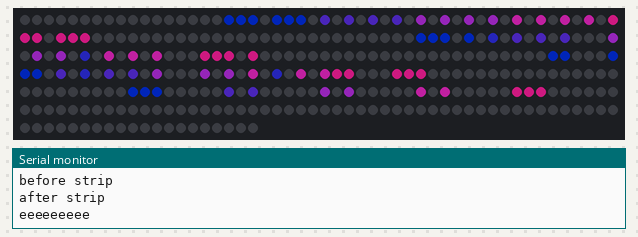
This sketch was run on a simulated ESP32. Shown: 320 RGB LEDs in strip order, left to right, continuing on the next row, the last lines printed to the serial monitor. Dim RGB values are drawn brighter than linear.

Above: at 0.5 s.
At 22.6 s:
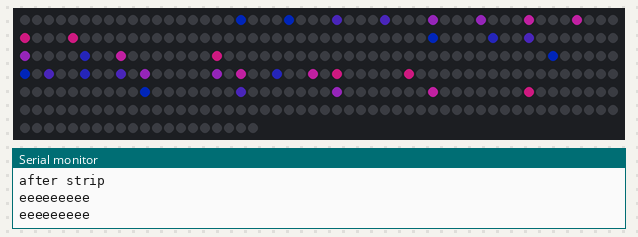

The sketch:

20240108_ws2812_number.ino
```cpp
#include "Freenove_WS2812_Lib_for_ESP32.h"
#include <stdio.h>
#include <stdlib.h>
#include <time.h>

#define LEDS_COUNT  320
#define LEDS_PIN  27
#define CHANNEL   1
Freenove_ESP32_WS2812 strip = Freenove_ESP32_WS2812(LEDS_COUNT, LEDS_PIN, CHANNEL);

int number0[5][3] = {{1,1,1},{1,0,1},{1,0,1},{1,0,1},{1,1,1}};
int number1[5][3] = {{0,1,0},{0,1,0},{0,1,0},{0,1,0},{0,1,0}};
int number2[5][3] = {{1,1,1},{0,0,1},{1,1,1},{1,0,0},{1,1,1}};
int number3[5][3] = {{1,1,1},{0,0,1},{1,1,1},{0,0,1},{1,1,1}};
int number4[5][3] = {{1,0,1},{1,0,1},{1,1,1},{0,0,1},{0,0,1}};
int number5[5][3] = {{1,1,1},{1,0,0},{1,1,1},{0,0,1},{1,1,1}};
int number6[5][3] = {{1,1,1},{1,0,0},{1,1,1},{1,0,1},{1,1,1}};
int number7[5][3] = {{1,1,1},{0,0,1},{0,0,1},{0,0,1},{0,0,1}};
int number8[5][3] = {{1,1,1},{1,0,1},{1,1,1},{1,0,1},{1,1,1}};
int number9[5][3] = {{1,1,1},{1,0,1},{1,1,1},{0,0,1},{1,1,1}};

int get_index(int x, int y) {
    int led_index;
    if (x <= 7) {
        led_index = x + 8 * y;
    } else if (x >= 8 && x <= 15) {
        led_index = 64 + (x - 8) + 8 * y;
    } else if (x >= 16 && x <= 23) {
        led_index = 128 + (x - 16) + 8 * y;
    } else if (x >= 24 && x <= 31) {
        led_index = 192 + (x - 24) + 8 * y;
    } else if (x >= 32 && x <= 39) {
        led_index = 256 + (x - 32) + 8 * y;
    }
    return led_index;
}

void setLedColors(int origin_x, int origin_y, int (*numberArray)[3],bool isLedOn) {
    for (int row = 0; row < 5; row++) {
      for (int col = 0; col < 3; col++) {
        int led_x = origin_x+col;
        int led_y = origin_y+row;
//        Serial.printf("origin_x=%d, col=%d, led_x=%d\n",origin_x,col,led_x );

        if (numberArray[row][col] == 1){
          if (isLedOn == true){
            strip.setLedColorData(get_index(led_x, led_y), row*40, 20, 100);
          }else{
             strip.setLedColorData(get_index(led_x, led_y), 0, 0, 0);
          }
        }
      }
    }
}

void setLedColorsPoint(int led_x, int led_y,bool isLedOn) {
    if (isLedOn == true){
        strip.setLedColorData(get_index(led_x, led_y), 20, 20, 100);
    }else{
        strip.setLedColorData(get_index(led_x, led_y), 0, 0, 0);
    }
}

void setup() {
  Serial.begin(115200);
  Serial.println("before strip");
  strip.begin();
  //strip.setBrightness(0);
  Serial.println("after strip");

}

void loop() {
  Serial.println("eeeeeeeee");
  int (*numbers[10])[3] = {number0, number1, number2, number3, number4, number5, number6, number7, number8, number9};


  for (int n = 0; n < 10; n++) {
    for (int l = 0; l < 15; l++) {
        strip.setBrightness(l*(l-1));
        setLedColors(1, 2, numbers[n],true);
        setLedColors(5, 2, numbers[n],true);
        setLedColors(11, 2, numbers[n],true);
        setLedColors(15, 2, numbers[n],true);
        setLedColors(21, 2, numbers[n],true);
        setLedColors(25, 2, numbers[n],true);
        setLedColorsPoint(9,3,true);
        setLedColorsPoint(9,5,true);
        setLedColorsPoint(19,3,true);
        setLedColorsPoint(19,5,true);

        strip.show();
        delay(20);
    }
    delay(900);
    for (int l = 15; l >1; l--) {
        strip.setBrightness(l*(l-1));
        setLedColors(1, 2, numbers[n],true);
        setLedColors(5, 2, numbers[n],true);
        setLedColors(11, 2, numbers[n],true);
        setLedColors(15, 2, numbers[n],true);
        setLedColors(21, 2, numbers[n],true);
        setLedColors(25, 2, numbers[n],true);
        setLedColorsPoint(9,3,true);
        setLedColorsPoint(9,5,true);
        setLedColorsPoint(19,3,true);
        setLedColorsPoint(19,5,true);
        strip.show();
        delay(30);
    }
    setLedColors(1, 2, numbers[n],false);
    setLedColors(5, 2, numbers[n],false);
    setLedColors(11, 2, numbers[n],false);
    setLedColors(15, 2, numbers[n],false);
    setLedColors(21, 2, numbers[n],false);
    setLedColors(25, 2, numbers[n],false);
    setLedColorsPoint(9,3,false);
    setLedColorsPoint(9,5,false);
    setLedColorsPoint(19,3,false);
    setLedColorsPoint(19,5,false);
    strip.show();
    delay(100);

  }
 }
```
